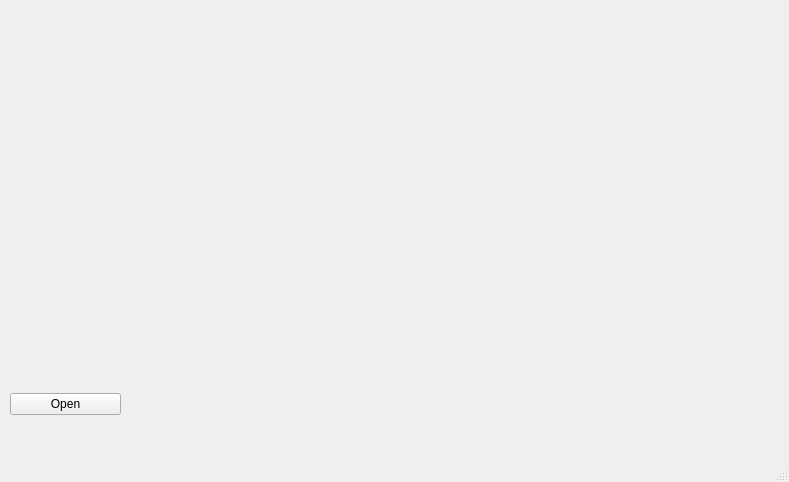
<?xml version="1.0" encoding="UTF-8"?>
<ui version="4.0">
 <class>MainWindow</class>
 <widget class="QMainWindow" name="MainWindow">
  <property name="geometry">
   <rect>
    <x>0</x>
    <y>0</y>
    <width>789</width>
    <height>482</height>
   </rect>
  </property>
  <property name="windowTitle">
   <string>MainWindow</string>
  </property>
  <widget class="QWidget" name="centralwidget">
   <widget class="QWidget" name="verticalLayoutWidget">
    <property name="geometry">
     <rect>
      <x>10</x>
      <y>369</y>
      <width>111</width>
      <height>71</height>
     </rect>
    </property>
    <layout class="QVBoxLayout" name="verticalLayout">
     <item>
      <widget class="QPushButton" name="pbOpen">
       <property name="text">
        <string>Open</string>
       </property>
      </widget>
     </item>
    </layout>
   </widget>
   <widget class="QWidget" name="verticalLayoutWidget_2">
    <property name="geometry">
     <rect>
      <x>10</x>
      <y>10</y>
      <width>351</width>
      <height>351</height>
     </rect>
    </property>
    <layout class="QVBoxLayout" name="layoutScreen"/>
   </widget>
   <widget class="QWidget" name="verticalLayoutWidget_3">
    <property name="geometry">
     <rect>
      <x>370</x>
      <y>10</y>
      <width>411</width>
      <height>211</height>
     </rect>
    </property>
    <layout class="QVBoxLayout" name="layoutEditor"/>
   </widget>
   <widget class="QWidget" name="verticalLayoutWidget_4">
    <property name="geometry">
     <rect>
      <x>370</x>
      <y>230</y>
      <width>131</width>
      <height>131</height>
     </rect>
    </property>
    <layout class="QVBoxLayout" name="verticalLayout_4">
     <item>
      <widget class="QLabel" name="labelXY">
       <property name="text">
        <string/>
       </property>
      </widget>
     </item>
    </layout>
   </widget>
   <widget class="QWidget" name="verticalLayoutWidget_5">
    <property name="geometry">
     <rect>
      <x>510</x>
      <y>230</y>
      <width>131</width>
      <height>131</height>
     </rect>
    </property>
    <layout class="QVBoxLayout" name="verticalLayout_5">
     <item>
      <widget class="QLabel" name="labelXZ">
       <property name="text">
        <string/>
       </property>
      </widget>
     </item>
    </layout>
   </widget>
   <widget class="QWidget" name="verticalLayoutWidget_6">
    <property name="geometry">
     <rect>
      <x>650</x>
      <y>230</y>
      <width>131</width>
      <height>131</height>
     </rect>
    </property>
    <layout class="QVBoxLayout" name="verticalLayout_6">
     <item>
      <widget class="QLabel" name="labelYZ">
       <property name="text">
        <string/>
       </property>
      </widget>
     </item>
    </layout>
   </widget>
  </widget>
  <widget class="QMenuBar" name="menubar">
   <property name="geometry">
    <rect>
     <x>0</x>
     <y>0</y>
     <width>789</width>
     <height>22</height>
    </rect>
   </property>
  </widget>
  <widget class="QStatusBar" name="statusbar"/>
 </widget>
 <resources/>
 <connections/>
</ui>
